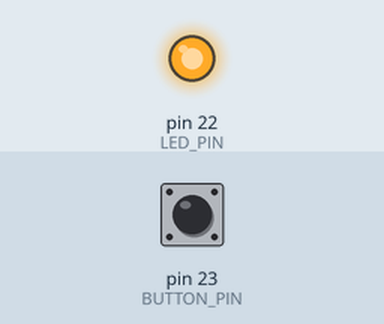
Recording of a program running on a simulated Arduino Mega 2560, built for the host (arithmetic inside an expression is 32-bit, double 64-bit). Shown: output pins drawn as LEDs (lit = HIGH). Inputs (shaded band) come from the test bench; at power-on: pin 23 (BUTTON_PIN) LOW.

Above: at 1.2 s.
1.3 s: pin 23 (BUTTON_PIN) pulled HIGH for 0.15 s
At 2.5 s:
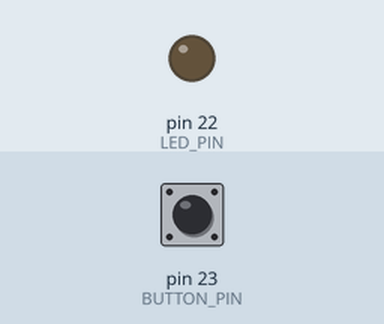
2.9 s: pin 23 (BUTTON_PIN) pulled HIGH for 1 s
At 3.7 s:
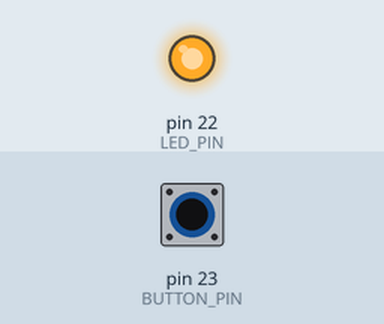
5.4 s: pin 23 (BUTTON_PIN) pulled HIGH for 3.2 s
At 6.8 s:
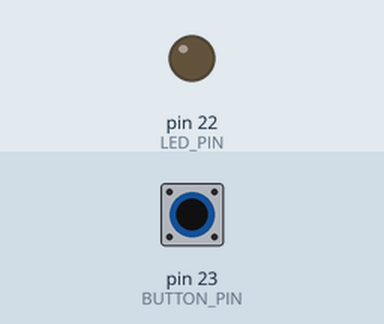
Timing chart, 0 to 8.4 s (numbered marks = the images above; inputs shaded):
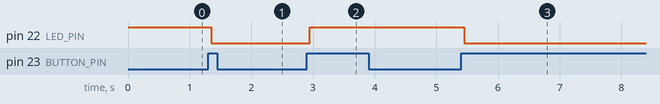

The program:

main.cpp
```cpp
#include <Arduino.h>

// Name: Hasnait Ansari
// Student number: 26006375

// GPIO 22 controls the external LED.
#define LED_PIN 22

// GPIO 23 reads the push button.
#define BUTTON_PIN 23

// Store the LED state. HIGH means the LED starts turned on.
bool ledState = HIGH;

void setup() {
  // Configure GPIO 22 as an output because it drives the LED.
  pinMode(LED_PIN, OUTPUT);

  // Configure GPIO 23 as an input with an internal pull-down resistor.
  // It reads LOW when the button is released and HIGH when pressed.
  pinMode(BUTTON_PIN, INPUT_PULLDOWN);

  // Apply the initial LED state: HIGH, so the LED is on at startup.
  digitalWrite(LED_PIN, ledState);
}

void loop() {
  // Check whether the button has connected GPIO 23 to 3.3 V.
  if (digitalRead(BUTTON_PIN) == HIGH) {
    // Wait 50 ms to ignore the mechanical bounce of the switch.
    delay(50);

    // Check again after the delay to confirm it was a real press.
    if (digitalRead(BUTTON_PIN) == HIGH) {
      // Reverse the saved state: ON becomes OFF, and OFF becomes ON.
      ledState = !ledState;

      // Write the new saved state to the LED output pin.
      digitalWrite(LED_PIN, ledState);

      // Do nothing until the button is released.
      // This makes one press toggle the LED only once.
      while (digitalRead(BUTTON_PIN) == HIGH) {
      }

      // Wait 50 ms to ignore bounce when the button is released.
      delay(50);
    }
  }
}
// well done -- thomas
```

Measured:
- after the input at 1.3 s, pin 22 (LED_PIN): HIGH → LOW after 0.05 s
- after the input at 2.9 s, pin 22 (LED_PIN): LOW → HIGH after 0.05 s
- after the input at 5.4 s, pin 22 (LED_PIN): HIGH → LOW after 0.05 s
